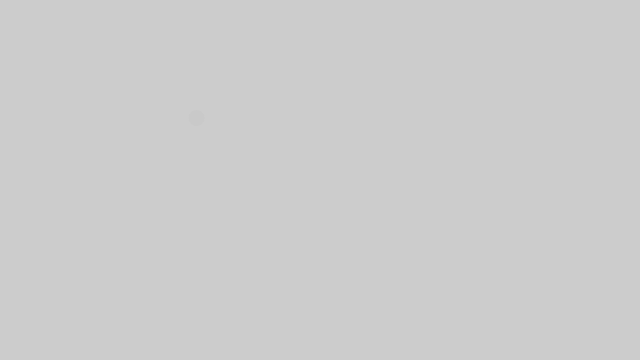
Frame 1 (no input)
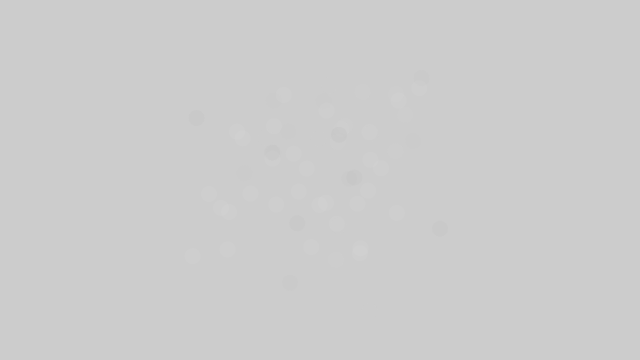
Frame 60 (the mouse pressed at the canvas centre just before this capture)
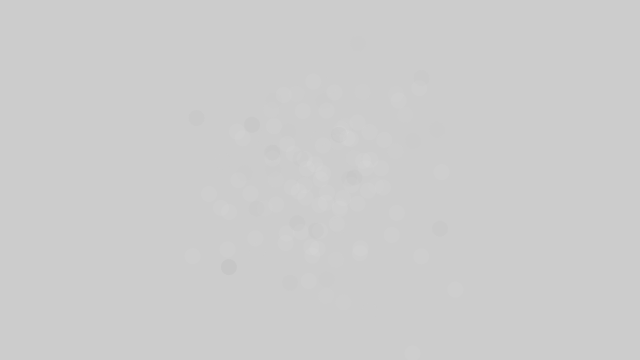
Frame 120 (the mouse held since frame 60 and released just before this capture)

The Processing sketch that drew these frames (run headless with seeded random() and noise(); from frame 60 on, the mouse is pressed at the canvas centre):

// Processing sketch: Gaussian_Exercise_1_4
// ── Gaussian_Exercise_1_4.pde
import java.util.Random;

Random generator;

void setup() {
  size(640,360);
  generator = new Random();
}

void draw() {
  float numX = (float) generator.nextGaussian();
  float numY = (float) generator.nextGaussian();
  float numColor = (float) generator.nextGaussian();

  float sd = 60;
  float colorSD = 70;
  float meanColor = 255;
  float meanX = 320;
  float meanY = 180;
  
  float x = sd * numX + meanX;
  float y = sd * numY + meanY;
  float myColor = colorSD * numColor + meanColor;
  
  noStroke();
  fill(myColor,10);
  ellipse(x,y,16,16);
}
